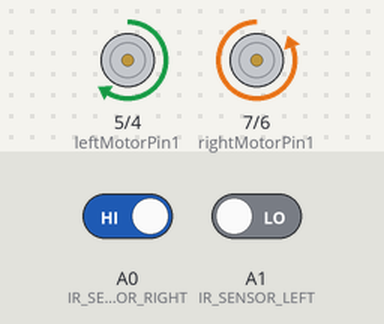
A sketch run on a simulated Arduino Uno, built with avr-gcc and run on an emulated ATmega328P. Shown: motor-driver pin pairs drawn as motors (green arrow = first pin HIGH = forward, orange = second pin HIGH = backward, longer = more drive, scaled by the enable pin). The inputs (shaded band) are chosen by the test bench; at power-on: A0 (IR_SENSOR_RIGHT) HIGH, A1 (IR_SENSOR_LEFT) LOW.

Above: at 1.2 s.
1.3 s: A0 (IR_SENSOR_RIGHT) driven LOW
At 2.5 s:
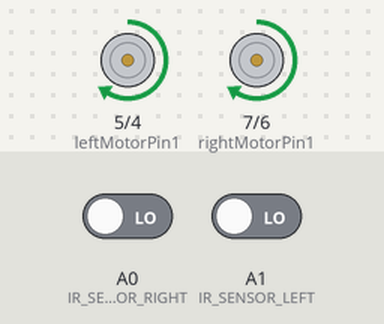
2.8 s: A1 (IR_SENSOR_LEFT) driven HIGH
At 3.9 s:
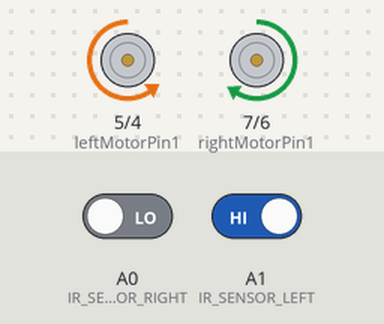
4.3 s: A0 (IR_SENSOR_RIGHT) driven HIGH
At 5.0 s:
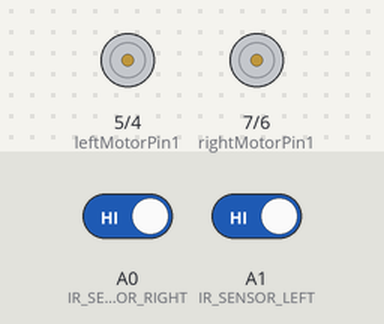
5.8 s: A1 (IR_SENSOR_LEFT) driven LOW
At 6.1 s:
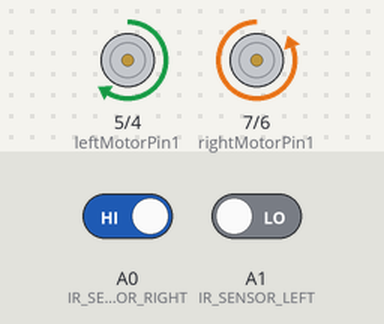
7.3 s: A1 (IR_SENSOR_LEFT) driven HIGH
At 8.5 s:
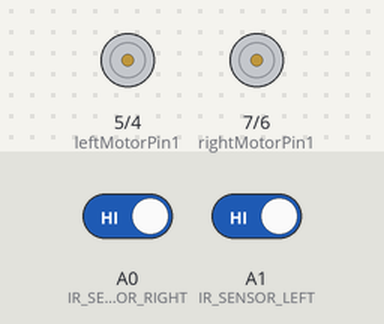
Timing chart, 0 to 9.8 s (numbered marks = the images above; inputs shaded):
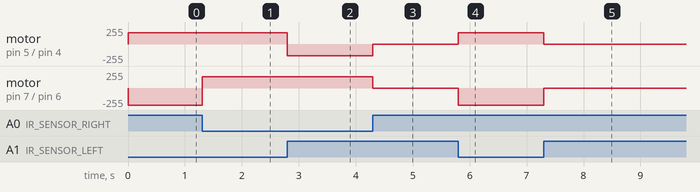

The sketch:

main_code_fdp.ino
```cpp
#define IR_SENSOR_RIGHT A0
#define IR_SENSOR_LEFT A1
#define MOTOR_SPEED 170
#define REV_MOTOR_SPEED 80

//Right motor
int enableRightMotor=10;
int rightMotorPin1=7;
int rightMotorPin2=6;

//Left motor
int enableLeftMotor=11;
int leftMotorPin1=5;
int leftMotorPin2=4;

void rotateMotor(int rightMotorSpeed, int leftMotorSpeed);

void setup()
{
  // put your setup code here, to run once:
  pinMode(enableRightMotor, OUTPUT);
  pinMode(rightMotorPin1, OUTPUT);
  pinMode(rightMotorPin2, OUTPUT);

  pinMode(enableLeftMotor, OUTPUT);
  pinMode(leftMotorPin1, OUTPUT);
  pinMode(leftMotorPin2, OUTPUT);

  pinMode(IR_SENSOR_RIGHT, INPUT);
  pinMode(IR_SENSOR_LEFT, INPUT);
  rotateMotor(0,0);
}


void loop()
{

  int rightIRSensorValue = digitalRead(IR_SENSOR_RIGHT);
  int leftIRSensorValue = digitalRead(IR_SENSOR_LEFT);


  //If none of the sensors detects black line, then go straight
  if ((rightIRSensorValue==LOW)&&(leftIRSensorValue==LOW))
  {
    rotateMotor(MOTOR_SPEED, MOTOR_SPEED);
  }
  //If right sensor detects black line, then turn right
  else if ((leftIRSensorValue == HIGH )&&(rightIRSensorValue==LOW))
  {
      rotateMotor(MOTOR_SPEED, -REV_MOTOR_SPEED);
  }
  //If left sensor detects black line, then turn left
  else if ((rightIRSensorValue == HIGH )&&(leftIRSensorValue==LOW))
  {
      rotateMotor(-REV_MOTOR_SPEED, MOTOR_SPEED);
  }
  //If both the sensors detect black line, then stop
  else
  {
    rotateMotor(0, 0);
  }
}


void rotateMotor(int rightMotorSpeed, int leftMotorSpeed)
{

  if (rightMotorSpeed > 0)
  {
    digitalWrite(rightMotorPin1,HIGH);
    digitalWrite(rightMotorPin2,LOW);
    analogWrite(enableRightMotor, abs(rightMotorSpeed));
  }
  else if (rightMotorSpeed < 0){
    digitalWrite(rightMotorPin1,LOW);
    digitalWrite(rightMotorPin2,HIGH);
    analogWrite(enableRightMotor, -(abs(rightMotorSpeed)));
  }
  else
  {
    digitalWrite(rightMotorPin1,LOW);
    digitalWrite(rightMotorPin2,LOW);
  }

  if (leftMotorSpeed > 0)
  {
    digitalWrite(leftMotorPin1,HIGH);
    digitalWrite(leftMotorPin2,LOW);
    analogWrite(enableLeftMotor, abs(leftMotorSpeed));
  }
  else if (leftMotorSpeed < 0)
  {
    digitalWrite(leftMotorPin1,LOW);
    digitalWrite(leftMotorPin2,HIGH);
    analogWrite(enableLeftMotor, -(abs(leftMotorSpeed)));
  }
  else
  {
    digitalWrite(leftMotorPin1,LOW);
    digitalWrite(leftMotorPin2,LOW);
  }


}
```

Measured:
- after the input at 1.3 s, motor on pin 7 (rightMotorPin1) / pin 6 (rightMotorPin2): backward 255/255 → forward 170/255 at once
- after the input at 2.8 s, motor on pin 5 (leftMotorPin1) / pin 4 (leftMotorPin2): forward 170/255 → backward 176/255 at once
- after the input at 4.3 s, motor on pin 5 (leftMotorPin1) / pin 4 (leftMotorPin2): backward 176/255 → stopped at once; motor on pin 7 (rightMotorPin1) / pin 6 (rightMotorPin2): forward 170/255 → stopped at once
- after the input at 5.8 s, motor on pin 5 (leftMotorPin1) / pin 4 (leftMotorPin2): stopped → forward 170/255 at once; motor on pin 7 (rightMotorPin1) / pin 6 (rightMotorPin2): stopped → backward 255/255 at once
- after the input at 7.3 s, motor on pin 5 (leftMotorPin1) / pin 4 (leftMotorPin2): forward 170/255 → stopped at once; motor on pin 7 (rightMotorPin1) / pin 6 (rightMotorPin2): backward 255/255 → stopped at once
